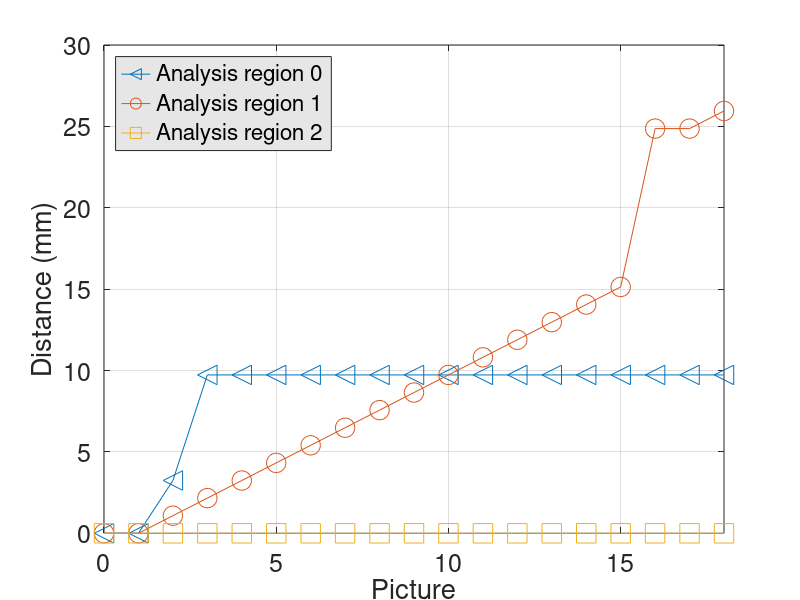

MATLAB code to generate this figure:
%
p0=load('Point0-lin.dat');
p1=load('Point1-lin.dat');
p2=load('Point2-lin.dat');

N=length(p0);
t=[0:N-1];

hp1=plot(t,p0,'-<',t,p1,'-o',t,p2,'-s');
grid
%grid minor
hl1=legend('Analysis region 0','Analysis region 1','Analysis region 2','location','northwest');
hx1=xlabel('Picture');
hy1=ylabel('Distance (mm)');
xlim([0 N-1]);

hf1=gcf();
ha1=gca();



%%%%%%%%%%%%%%%%%%%%%%%%%%%%%%%%%%%%%%%%%%%%%%%%%%%%%%%%%%%%%%%%%%%%%%%%%%%%%%%%
FONTSIZE=18;
COLORGRAY=[0.9,0.9,0.9];
MARKSIZE=14;
set (hx1, "fontsize", FONTSIZE);
set (hy1, "fontsize", FONTSIZE);

set(ha1 ,'FontSize',FONTSIZE);
set(hp1 ,'MarkerSize', MARKSIZE);
set(hl1, 'color', COLORGRAY);

refresh(hf1);

print(hf1 ,'test1.eps' ,'-deps','-portrait',['-F:',int2str(FONTSIZE)]);

